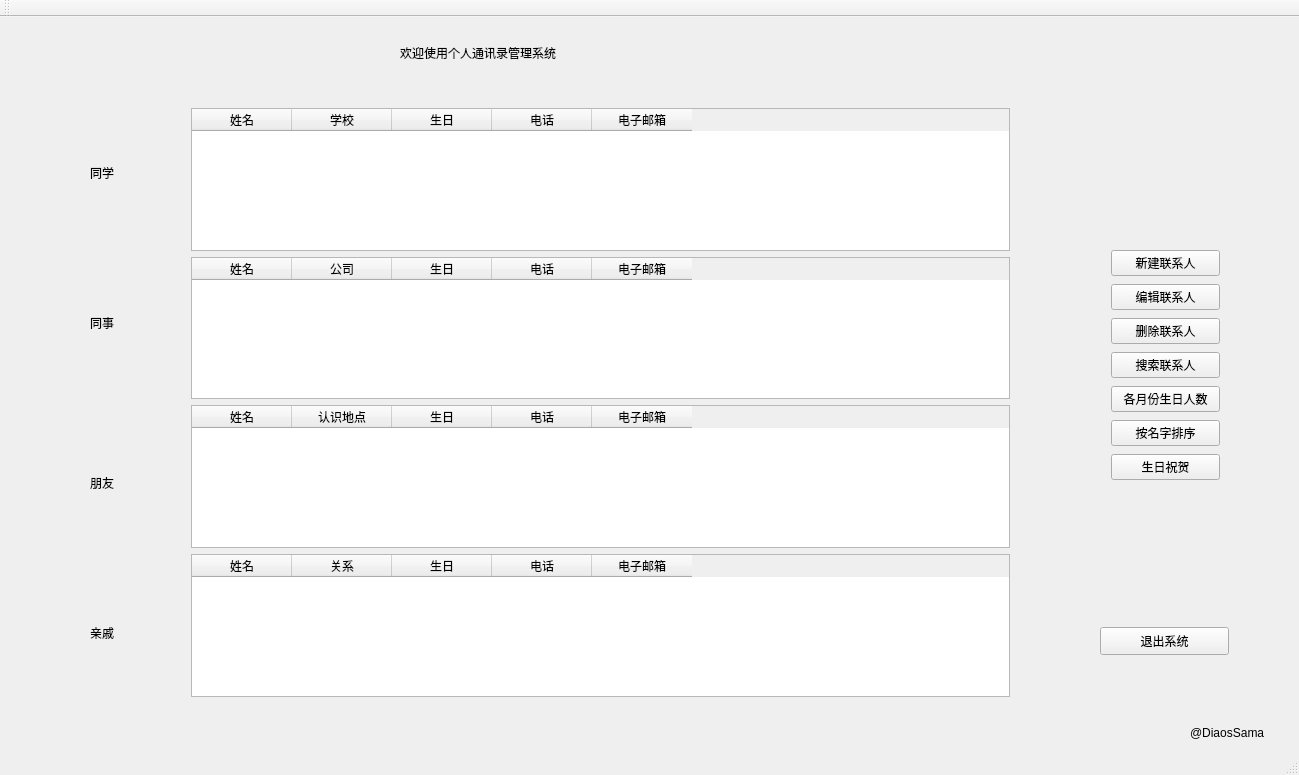
<?xml version="1.0" encoding="UTF-8"?>
<ui version="4.0">
 <class>MainWindow</class>
 <widget class="QMainWindow" name="MainWindow">
  <property name="geometry">
   <rect>
    <x>0</x>
    <y>0</y>
    <width>1299</width>
    <height>775</height>
   </rect>
  </property>
  <property name="windowTitle">
   <string>MainWindow</string>
  </property>
  <widget class="QWidget" name="centralWidget">
   <widget class="QWidget" name="verticalLayoutWidget">
    <property name="geometry">
     <rect>
      <x>1100</x>
      <y>220</y>
      <width>131</width>
      <height>261</height>
     </rect>
    </property>
    <layout class="QVBoxLayout" name="verticalLayout">
     <item>
      <widget class="QPushButton" name="newBtn">
       <property name="text">
        <string>新建联系人</string>
       </property>
      </widget>
     </item>
     <item>
      <widget class="QPushButton" name="editBtn">
       <property name="text">
        <string>编辑联系人</string>
       </property>
      </widget>
     </item>
     <item>
      <widget class="QPushButton" name="deleteBtn">
       <property name="text">
        <string>删除联系人</string>
       </property>
      </widget>
     </item>
     <item>
      <widget class="QPushButton" name="searchBtn">
       <property name="text">
        <string>搜索联系人</string>
       </property>
      </widget>
     </item>
     <item>
      <widget class="QPushButton" name="countbirthBtn">
       <property name="text">
        <string>各月份生日人数</string>
       </property>
      </widget>
     </item>
     <item>
      <widget class="QPushButton" name="sortBtn">
       <property name="text">
        <string>按名字排序</string>
       </property>
      </widget>
     </item>
     <item>
      <widget class="QPushButton" name="happyBtn">
       <property name="text">
        <string>生日祝贺</string>
       </property>
      </widget>
     </item>
    </layout>
   </widget>
   <widget class="QWidget" name="verticalLayoutWidget_2">
    <property name="geometry">
     <rect>
      <x>180</x>
      <y>80</y>
      <width>841</width>
      <height>611</height>
     </rect>
    </property>
    <layout class="QVBoxLayout" name="verticalLayout_2">
     <item>
      <widget class="QTableWidget" name="classmatetable">
       <property name="sizePolicy">
        <sizepolicy hsizetype="Preferred" vsizetype="Preferred">
         <horstretch>0</horstretch>
         <verstretch>0</verstretch>
        </sizepolicy>
       </property>
       <property name="editTriggers">
        <set>QAbstractItemView::NoEditTriggers</set>
       </property>
       <property name="selectionBehavior">
        <enum>QAbstractItemView::SelectRows</enum>
       </property>
       <property name="sortingEnabled">
        <bool>false</bool>
       </property>
       <attribute name="horizontalHeaderCascadingSectionResizes">
        <bool>false</bool>
       </attribute>
       <attribute name="verticalHeaderCascadingSectionResizes">
        <bool>false</bool>
       </attribute>
       <column>
        <property name="text">
         <string>姓名</string>
        </property>
       </column>
       <column>
        <property name="text">
         <string>学校</string>
        </property>
       </column>
       <column>
        <property name="text">
         <string>生日</string>
        </property>
       </column>
       <column>
        <property name="text">
         <string>电话</string>
        </property>
       </column>
       <column>
        <property name="text">
         <string>电子邮箱</string>
        </property>
       </column>
      </widget>
     </item>
     <item>
      <widget class="QTableWidget" name="teammatetable">
       <property name="editTriggers">
        <set>QAbstractItemView::NoEditTriggers</set>
       </property>
       <property name="selectionBehavior">
        <enum>QAbstractItemView::SelectRows</enum>
       </property>
       <column>
        <property name="text">
         <string>姓名</string>
        </property>
       </column>
       <column>
        <property name="text">
         <string>公司</string>
        </property>
       </column>
       <column>
        <property name="text">
         <string>生日</string>
        </property>
       </column>
       <column>
        <property name="text">
         <string>电话</string>
        </property>
       </column>
       <column>
        <property name="text">
         <string>电子邮箱</string>
        </property>
       </column>
      </widget>
     </item>
     <item>
      <widget class="QTableWidget" name="friendtable">
       <property name="editTriggers">
        <set>QAbstractItemView::NoEditTriggers</set>
       </property>
       <property name="selectionBehavior">
        <enum>QAbstractItemView::SelectRows</enum>
       </property>
       <column>
        <property name="text">
         <string>姓名</string>
        </property>
       </column>
       <column>
        <property name="text">
         <string>认识地点</string>
        </property>
       </column>
       <column>
        <property name="text">
         <string>生日</string>
        </property>
       </column>
       <column>
        <property name="text">
         <string>电话</string>
        </property>
       </column>
       <column>
        <property name="text">
         <string>电子邮箱</string>
        </property>
       </column>
      </widget>
     </item>
     <item>
      <widget class="QTableWidget" name="relativetable">
       <property name="editTriggers">
        <set>QAbstractItemView::NoEditTriggers</set>
       </property>
       <property name="selectionBehavior">
        <enum>QAbstractItemView::SelectRows</enum>
       </property>
       <column>
        <property name="text">
         <string>姓名</string>
        </property>
       </column>
       <column>
        <property name="text">
         <string>关系</string>
        </property>
       </column>
       <column>
        <property name="text">
         <string>生日</string>
        </property>
       </column>
       <column>
        <property name="text">
         <string>电话</string>
        </property>
       </column>
       <column>
        <property name="text">
         <string>电子邮箱</string>
        </property>
       </column>
      </widget>
     </item>
    </layout>
   </widget>
   <widget class="QLabel" name="label">
    <property name="geometry">
     <rect>
      <x>400</x>
      <y>20</y>
      <width>411</width>
      <height>31</height>
     </rect>
    </property>
    <property name="styleSheet">
     <string notr="true">font: 18pt &quot;张海山锐线体简&quot;;</string>
    </property>
    <property name="text">
     <string>欢迎使用个人通讯录管理系统</string>
    </property>
   </widget>
   <widget class="QLabel" name="label_2">
    <property name="geometry">
     <rect>
      <x>90</x>
      <y>140</y>
      <width>51</width>
      <height>31</height>
     </rect>
    </property>
    <property name="styleSheet">
     <string notr="true">font: 12pt &quot;方正姚体&quot;;</string>
    </property>
    <property name="text">
     <string>同学</string>
    </property>
   </widget>
   <widget class="QLabel" name="label_3">
    <property name="geometry">
     <rect>
      <x>90</x>
      <y>290</y>
      <width>51</width>
      <height>31</height>
     </rect>
    </property>
    <property name="styleSheet">
     <string notr="true">font: 12pt &quot;方正姚体&quot;;</string>
    </property>
    <property name="text">
     <string>同事</string>
    </property>
   </widget>
   <widget class="QLabel" name="label_4">
    <property name="geometry">
     <rect>
      <x>90</x>
      <y>450</y>
      <width>51</width>
      <height>31</height>
     </rect>
    </property>
    <property name="styleSheet">
     <string notr="true">font: 12pt &quot;方正姚体&quot;;</string>
    </property>
    <property name="text">
     <string>朋友</string>
    </property>
   </widget>
   <widget class="QLabel" name="label_5">
    <property name="geometry">
     <rect>
      <x>90</x>
      <y>600</y>
      <width>51</width>
      <height>31</height>
     </rect>
    </property>
    <property name="styleSheet">
     <string notr="true">font: 12pt &quot;方正姚体&quot;;</string>
    </property>
    <property name="text">
     <string>亲戚</string>
    </property>
   </widget>
   <widget class="QLabel" name="label_6">
    <property name="geometry">
     <rect>
      <x>1190</x>
      <y>700</y>
      <width>101</width>
      <height>31</height>
     </rect>
    </property>
    <property name="styleSheet">
     <string notr="true">font: 10pt &quot;Comic Sans MS&quot;;</string>
    </property>
    <property name="text">
     <string>@DiaosSama</string>
    </property>
   </widget>
   <widget class="QPushButton" name="exitButton">
    <property name="geometry">
     <rect>
      <x>1100</x>
      <y>610</y>
      <width>129</width>
      <height>28</height>
     </rect>
    </property>
    <property name="text">
     <string>退出系统</string>
    </property>
   </widget>
  </widget>
  <widget class="QMenuBar" name="menuBar">
   <property name="geometry">
    <rect>
     <x>0</x>
     <y>0</y>
     <width>1299</width>
     <height>26</height>
    </rect>
   </property>
  </widget>
  <widget class="QToolBar" name="mainToolBar">
   <attribute name="toolBarArea">
    <enum>TopToolBarArea</enum>
   </attribute>
   <attribute name="toolBarBreak">
    <bool>false</bool>
   </attribute>
  </widget>
  <widget class="QStatusBar" name="statusBar"/>
 </widget>
 <layoutdefault spacing="6" margin="11"/>
 <resources/>
 <connections>
  <connection>
   <sender>exitButton</sender>
   <signal>clicked()</signal>
   <receiver>MainWindow</receiver>
   <slot>close()</slot>
   <hints>
    <hint type="sourcelabel">
     <x>1055</x>
     <y>444</y>
    </hint>
    <hint type="destinationlabel">
     <x>604</x>
     <y>353</y>
    </hint>
   </hints>
  </connection>
 </connections>
</ui>
